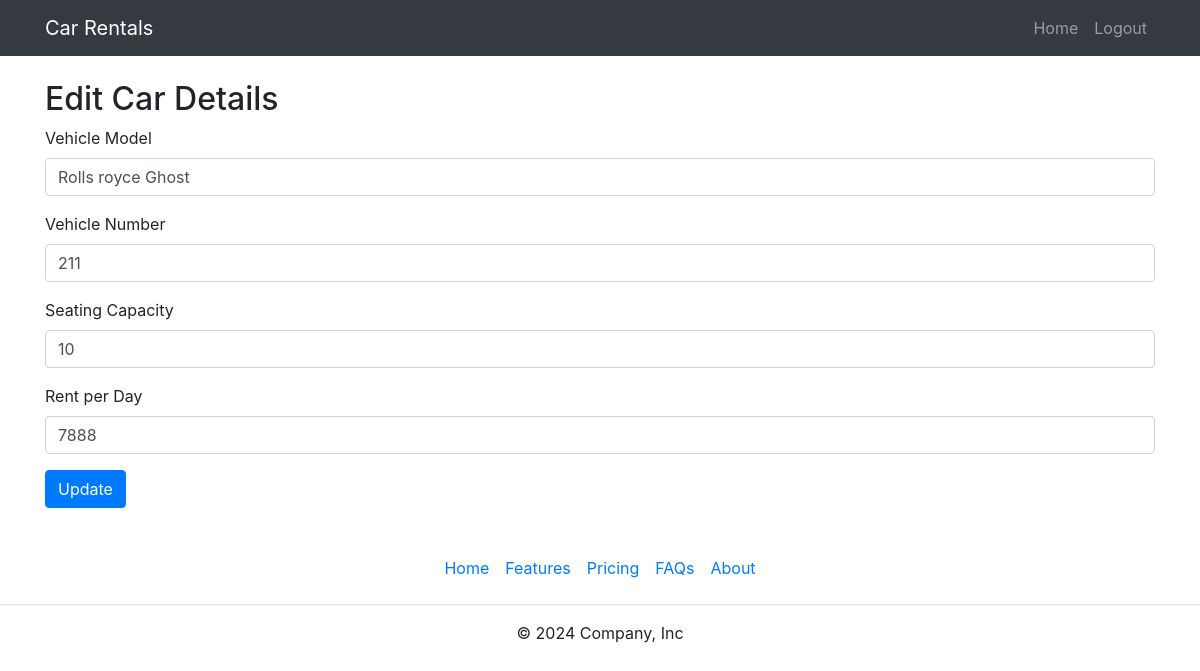
/editcardetails.php?car_id=1 (signed in), run on the app's committed database.
### tables this page shows
CREATE TABLE `cars` (
  `car_id` int(10) NOT NULL,
  `vehicle_model` varchar(50) NOT NULL,
  `vehicle_number` int(10) NOT NULL,
  `seating_capacity` int(12) NOT NULL,
  `rent_per_day` int(20) NOT NULL,
  `Agency_id` varchar(10) NOT NULL
);

### editcardetails.php (the view, shortened to what this page needs)
<?php
include('connection.php');
$car_id = $_GET['car_id'];
$sql = "SELECT * FROM cars WHERE car_id = $car_id AND agency_id = {$_SESSION['agency_id']}";
$result = $conn->query($sql);
if ($result->num_rows > 0) {
    $row = $result->fetch_assoc();
} else {
    header("Location: view_cars.php");
    exit();
}
?>
<!DOCTYPE html>
<html lang="en">
<head>
  <link href="https://maxcdn.bootstrapcdn.com/bootstrap/4.5.2/css/bootstrap.min.css" rel="stylesheet">
</head>
<body>
<div class="container mt-4">
  <h2>Edit Car Details</h2>
  <form method="post" action="<?php echo htmlspecialchars($_SERVER["PHP_SELF"] . "?car_id=$car_id"); ?>">
    <div class="form-group">
      <label for="vehicle_model">Vehicle Model</label>
      <input type="text" class="form-control" id="vehicle_model" name="vehicle_model" value="<?php echo $row['vehicle_model']; ?>" required>
    </div>
    <div class="form-group">
      <label for="vehicle_number">Vehicle Number</label>
      <input type="text" class="form-control" id="vehicle_number" name="vehicle_number" value="<?php echo $row['vehicle_number']; ?>" required>
    </div>
    <div class="form-group">
      <label for="seating_capacity">Seating Capacity</label>
      <input type="number" class="form-control" id="seating_capacity" name="seating_capacity" value="<?php echo $row['seating_capacity']; ?>" required>
    </div>
    <div class="form-group">
      <label for="rent_per_day">Rent per Day</label>
      <input type="number" class="form-control" id="rent_per_day" name="rent_per_day" value="<?php echo $row['rent_per_day']; ?>" required>
    </div>
    <button type="submit" class="btn btn-primary">Update</button>
  </form>
</div>
</body>
</html>

### data on the page
cars: vehicle_model "Rolls royce Ghost", vehicle_number "211", seating_capacity "10", rent_per_day "7888"
